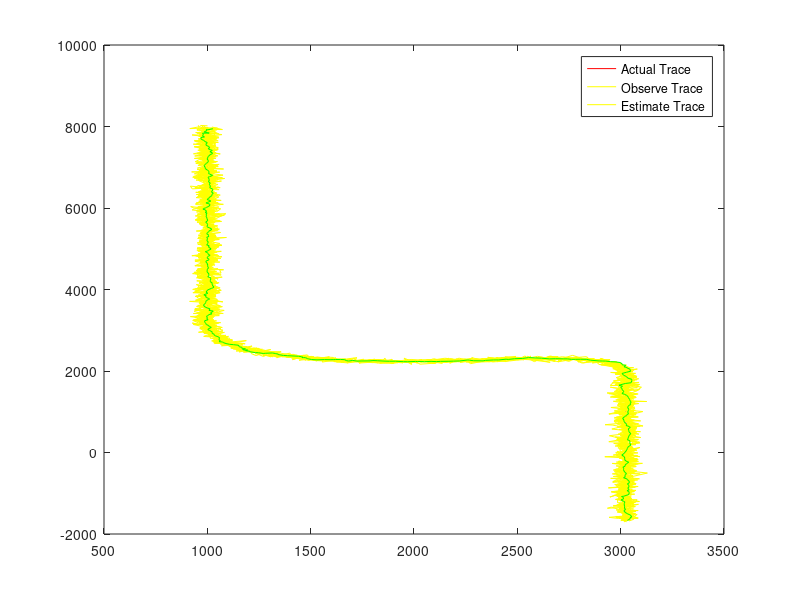

Write MATLAB code to recreate this figure.
%   蛇型运动IMM卡尔曼滤波仿真
%
function Untitled7
clear;
T=2;%雷达扫描周期，即采样周期
M=10;%滤波次数
N=900/T;%总采样点数
N1=400/T;%第一转弯处采样起点
N2=600/T;%第一匀速处采样起点
N3=610/T;%第二转弯处采样起点
N4=660/T;%第二匀速处采样起点
Delta=30;%测量噪声标准差
%对真实的轨迹和观测轨迹数据的初始化
Rx=zeros(N,1);
Ry=zeros(N,1);
Zx=zeros(N,M);
Zy=zeros(N,M);
% 1-沿y轴匀速直线
t=2:T:400;
x0=1000+0*t';
y0=8000-12*t';
% 2-慢转弯
t=402:T:600;
x1=x0(N1)+0.075*((t'-400).^2)/2;
y1=y0(N1)-12*(t'-400)+0.075*((t'-400).^2)/2;
% 3-匀速
t=602:T:610;
vx=0.075*(600-400);
x2=x1(N2-N1)+vx*(t'-600);
y2=y1(N2-N1)+0*t';
% 4-快转弯
t=612:T:660;
x3=x2(N3-N2)+(vx*(t'-610)-0.3*((t'-610).^2)/2);
y3=y2(N3-N2)-0.3*((t'-610).^2)/2;
% 5-匀速直线
t=662:T:900;
vy=-0.3*(660-610);
x4=x3(N4-N3)+0*t';
y4=y3(N4-N3)+vy*(t'-660);
% 最终将所有轨迹整合成为一个列向量，即真实轨迹数据，Rx为Real-x,Ry为Real-y
Rx=[x0;x1;x2;x3;x4];
Ry=[y0;y1;y2;y3;y4];
% 对每次蒙特卡洛仿真的滤波估计位置的初始化
Mt_Est_Px=zeros(M,N);
Mt_Est_Py=zeros(M,N);
% 产生观测数据，要仿真M次，必须有M次
nx=randn(N,M)*Delta;%产生观测噪声
ny=randn(N,M)*Delta;
Zx=Rx*ones(1,M)+nx;%真实值的基础上叠加噪声，即构成计算机模拟的观测值
Zy=Ry*ones(1,M)+ny;
for m=1:M
    %滤波初始化
    Mt_Est_Px(m,1)=Zx(1,m);%初始数据
    Mt_Est_Py(m,1)=Zx(2,m);
    xn(1)=Zx(1,m);%滤波初值
    xn(2)=Zx(2,m);
    yn(1)=Zy(1,m);
    yn(2)=Zy(2,m);
    %非机动模型参数
    phi=[1,T,0,0;0,1,0,0;0,0,1,T;0,0,0,1];
    h=[1,0,0,0;0,0,1,0];
    g=[T/2,0;1,0;0,T/2;0,1];
    q=[Delta^2,0;0,Delta^2];
    vx=(Zx(2)-Zx(1,m))/2;
    vy=(Zy(2)-Zy(1,m))/2;
    %初始状态估计
    x_est=[Zx(2,m);vx;Zy(2,m);vy];
    p_est=[Delta^2,Delta^2/T,0,0;Delta^2/T,2*Delta^2/(T^2),0,0;
        0,0,Delta^2,Delta^2/T;0,0,Delta^2/T,2*Delta^2/(T^2)];
    Mt_Est_Px(m,2)=x_est(1);
    Mt_Est_Py(m,2)=x_est(3);
    %滤波开始
    for r=3:N
        z=[Zx(r,m);Zy(r,m)];
        if r<10
            x_pre=phi*x_est;%预测
            p_pre=phi*p_est*phi';%预测误差协方差
            k=p_pre*h'*inv(h*p_pre*h'+q);%卡尔曼增益
            x_est=x_pre+k*(z-h*x_pre);%滤波
            p_est=(eye(4)-k*h)*p_pre;%滤波协方差
            xn(r)=x_est(1);%记录采样点滤波数据
            yn(r)=x_est(3);
            Mt_Est_Px(m,r)=x_est(1);%记录第m次仿真滤波估计数据
            Mt_Est_Py(m,r)=x_est(3);
        else
            if r==10
                X_est=[x_est;0;0];%扩充维数
                P_est=p_est;
                P_est(6,6)=0;
                for i=1:3
                    Xn_est{i,1}=X_est;
                    Pn_est{i,1}=P_est;
                end
                u=[0.8,0.1,0.1];%模型概率初始化
            end
            %调用IMM算法
            [X_est,P_est,Xn_est,Pn_est,u]=IMM(Xn_est,Pn_est,T,z,Delta,u);
            xn(r)=X_est(1);
            yn(r)=X_est(3);
            Mt_Est_Px(m,r)=X_est(1);
            Mt_Est_Py(m,r)=X_est(3);
        end
    end
end
%结束滤波
%滤波结果的数据分析
err_x=zeros(N,1);
err_y=zeros(N,1);
delta_x=zeros(N,1);
delta_y=zeros(N,1);
%计算滤波的误差均值及标准差
for r=1:N
    %估计误差均值
    ex=sum(Rx(r)-Mt_Est_Px(:,r));
    ey=sum(Ry(r)-Mt_Est_Py(:,r));
    err_x(r)=ex/M;
    err_y(r)=ey/M;
    eqx=sum((Rx(r)-Mt_Est_Px(:,r)).^2);
    eqy=sum((Ry(r)-Mt_Est_Py(:,r)).^2);
    %估计误差标准差
    delta_x(r)=sqrt(abs(eqx/M-(err_x(r)^2)));
    delta_y(r)=sqrt(abs(eqy/M-(err_y(r)^2)));
end
%画图
figure
plot(Rx,Ry,'r',Zx,Zy,'y',xn,yn,'g');
legend('Actual Trace','Observe Trace','Estimate Trace');


% 子函数
% X_est,P_est返回第m次仿真第r个采样点的滤波结果
% Xn_est,Pn_est记录每个模型对应的第m次仿真第r次仿真第r个采样点的滤波结果
% u为模型概率
function [X_est,P_est,Xn_est,Pn_est,u]=IMM(Xn_est,Pn_est,T,Z,Delta,u)
%控制模型转换的马尔科夫链的转移概率矩阵
P=[0.95,0.025,0.025;0.025,0.95,0.025;0.025,0.025,0.95];
%所采用的第三个模型参数，模型一位非机动，模型二、三均为机动模型
%模型一
PHI{1,1}=[1,T,0,0;0,1,0,0;0,0,1,T;0,0,0,1];
PHI{1,1}(6,6)=0;
PHI{2,1}=[1,T,0,0,T^2/2,0;0,1,0,0,T,0;0,0,1,T,0,T^2/2;
    0,0,0,1,0,T;0,0,0,0,1,0;0,0,0,0,0,1];%模型二
PHI{3,1}=PHI{2,1};%模型三
G{1,1}=[T/2,0;1,0;0,T/2;0,1];%模型一
G{1,1}(6,2)=0;
G{2,1}=[T^2/4,0;T/2,0;0,T^2/4;0,T/2;1,0;0,1];%模型二
G{3,1}=G{2,1};%模型三
Q{1,1}=zeros(2);%模型一
Q{2,1}=0.001*eye(2);%模型二
Q{3,1}=0.0114*eye(2);%模型三
H=[1,0,0,0,0,0;0,0,1,0,0,0];
R=eye(2)*Delta^2;%观测噪声协方差阵
mu=zeros(3,3);%混合概率矩阵
c_mean=zeros(1,3);%归一化常数
for i=1:3
    c_mean=c_mean+P(i,:)*u(i);
end
for i=1:3
    mu(i,:)=P(i,:)*u(i)./c_mean;
end
%输入交互
for j=1:3
    X0{j,1}=zeros(6,1);
    P0{j,1}=zeros(6);
    for i=1:3
        X0{j,1}=X0{j,1}+Xn_est{i,1}*mu(i,j);
    end
    for i=1:3
        P0{j,1}=P0{j,1}+mu(i,j)*( Pn_est{i,1}...
            +(Xn_est{i,1}-X0{j,1})*(Xn_est{i,1}-X0{j,1})');
    end
end
%模型条件滤波
a=zeros(1,3);
for j=1:3
    %观测预测
    X_pre{j,1}=PHI{j,1}*X0{j,1};
    %协方差预测
    P_pre{j,1}=PHI{j,1}*P0{j,1}*PHI{j,1}'+G{j,1}*Q{j,1}*G{j,1}';
    %计算卡尔曼增益
    K{j,1}=P_pre{j,1}*H'*inv(H*P_pre{j,1}*H'+R);
    %状态更新
    Xn_est{j,1}=X_pre{j,1}+K{j,1}*(Z-H*X_pre{j,1});
    %协方差更新
    Pn_est{j,1}=(eye(6)-K{j,1}*H)*P_pre{j,1};
end
%模型概率更新
for j=1:3
    v{j,1}=Z-H*X_pre{j,1};%新息
    s{j,1}=H*P_pre{j,1}*H'+R;%观测协方差矩阵
    n=length(s{j,1})/2;
    a(1,j)=1/((2*pi)^n*sqrt(det(s{j,1})))*exp(-0.5*v{j,1}'...
        *inv(s{j,1})*v{j,1});%观测相对于模型j的似然函数
end
c=sum(a.*c_mean);%归一化常数
u=a.*c_mean./c;%模型概率更新
%输出交互
Xn=zeros(6,1);
Pn=zeros(6);
for j=1:3
    Xn=Xn+Xn_est{j,1}.*u(j);
end
for j=1:3
    Pn=Pn+u(j).*(Pn_est{j,1}+(Xn_est{j,1}-Xn)*(Xn_est{j,1}-Xn)');
end
%返回滤波结果
X_est=Xn;
P_est=Pn;
